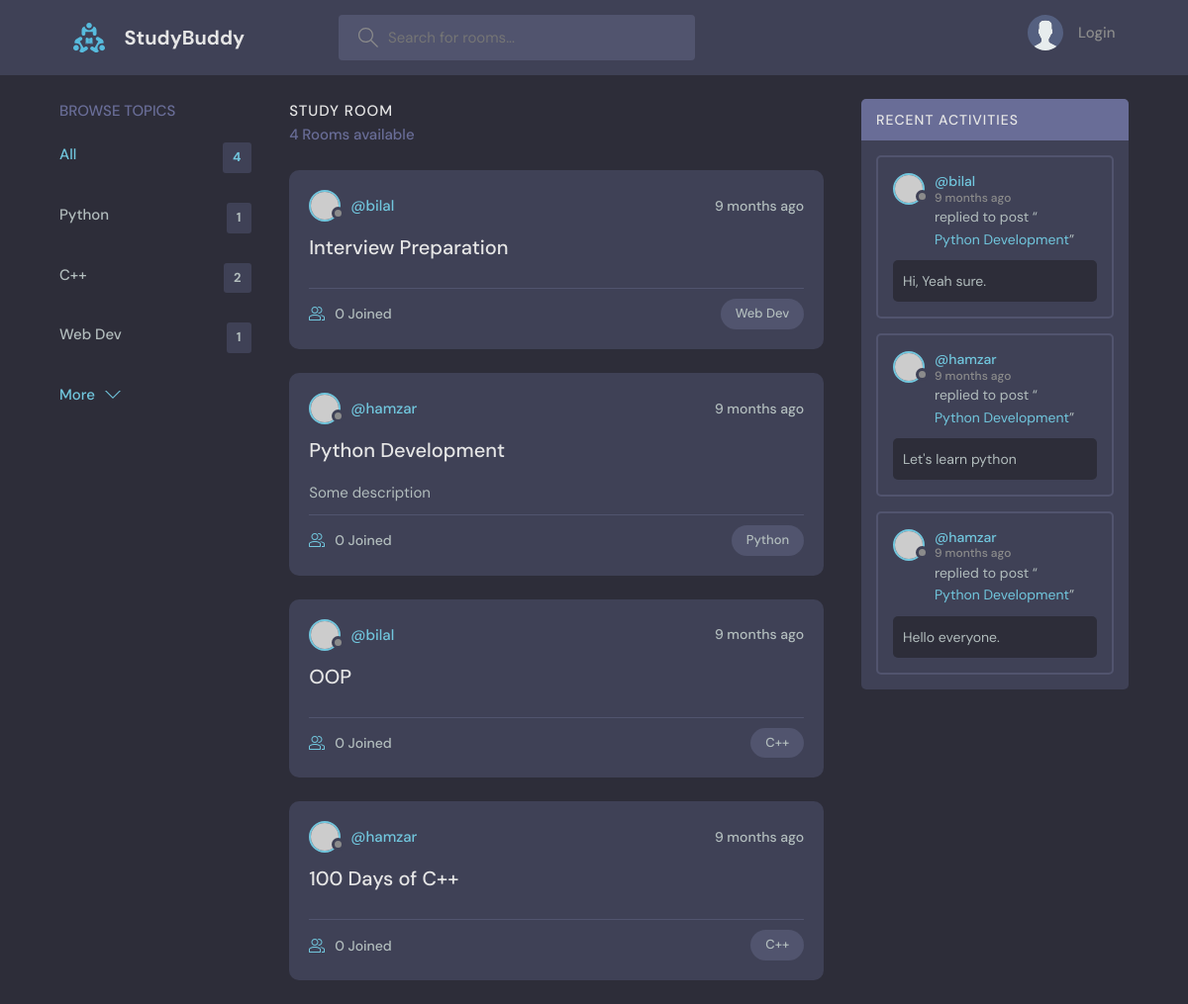
Before: / with the older database file.
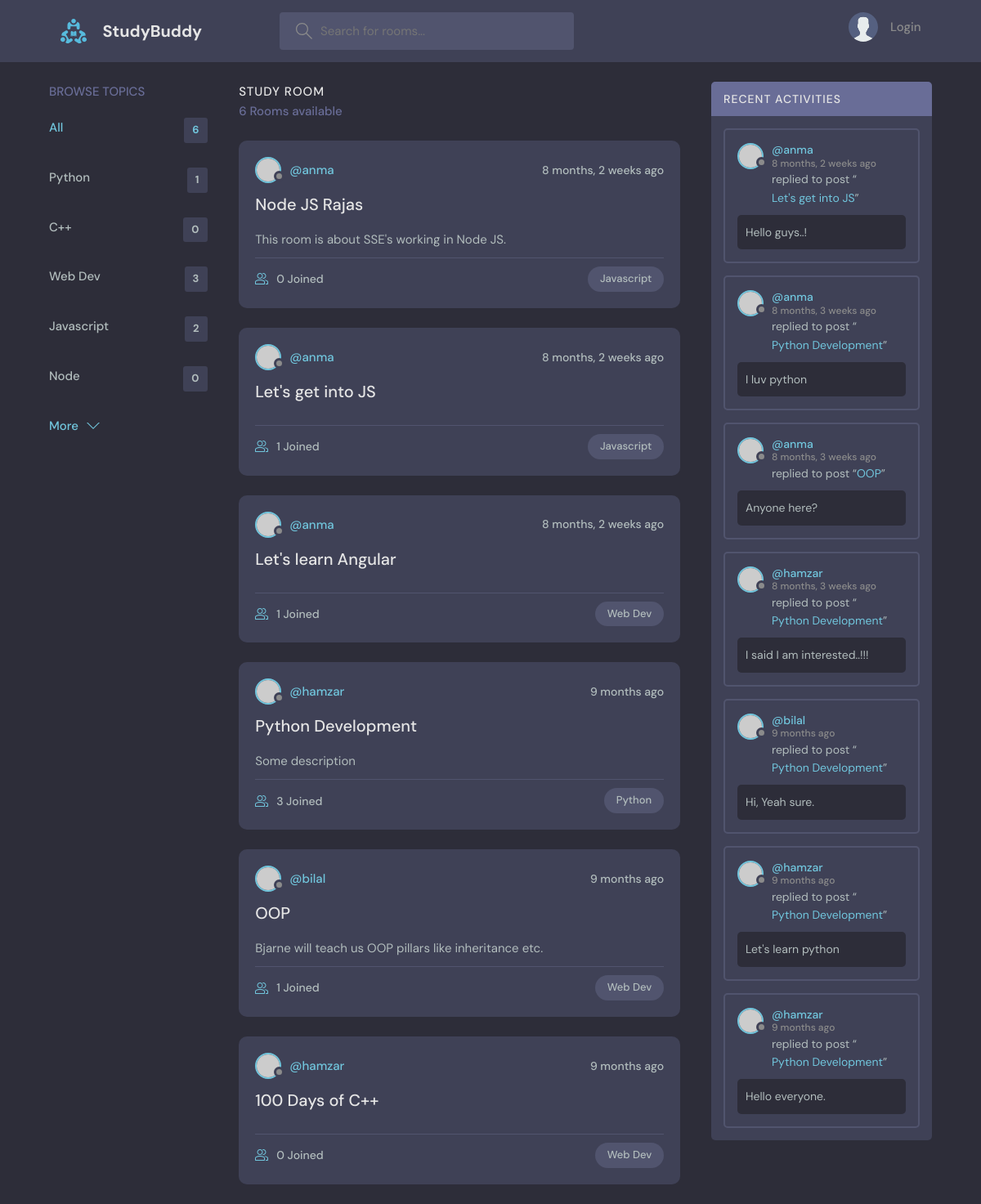
After: the same page with the newer database file.
### TestApp/models.py (models this page shows)
class Topic(models.Model):
    name=models.CharField(max_length=255)
    def __str__(self):
        return self.name

class Room(models.Model):
    topic=models.ForeignKey(Topic,on_delete=models.SET_NULL ,null=True)
    host=models.ForeignKey(User,on_delete=models.SET_NULL, null=True)
    participants=models.ManyToManyField(User,related_name='participants',blank=True)
    name=models.CharField(max_length=255)
    description=models.TextField(null=True, blank=True)
    updated_on=models.DateTimeField(auto_now=True)
    created_on=models.DateTimeField(auto_now_add=True)
    class Meta:
        ordering=['-updated_on','-created_on']
    def __str__(self):
        return self.name

class Message(models.Model):
    user=models.ForeignKey(User,on_delete=models.CASCADE)
    room=models.ForeignKey(Room,on_delete=models.CASCADE)
    body=models.TextField(null=False)
    updated_on=models.DateTimeField(auto_now=True)
    created_on=models.DateTimeField(auto_now_add=True)
    def __str__(self):
        return self.body[0:50]
    class Meta:
        ordering=['-updated_on','created_on']

### TestApp/views.py (the view)
# urls.py: path('', views.home,name='home'),
def home(request):
    q=request.GET.get('q') if request.GET.get('q') != None else ''
    rooms=Room.objects.filter(
        Q(topic__name__icontains=q) |
        Q(name__icontains=q) |
        Q(description__icontains=q)
    )
    room_messages=Message.objects.filter(
        Q(room__topic__name__icontains=q)
    )
    topics=Topic.objects.all()
    total_rooms=Room.objects.all().count()
    context={'rooms':rooms,'topics':topics, 'room_messages':room_messages,'total_rooms':total_rooms}
    return render(request,'TestApp/HomePage.html',context=context)

### TestApp/templates/TestApp/HomePage.html (shortened to what this page needs)
{% extends 'Main.html' %} {% block content %}
<main class="layout layout--3">
    <div class="container">
        {% include 'TestApp/topic_component.html' %}
        <div class="roomList">
            <div class="roomList__header">
                <div>
                    <h2>Study Room</h2>
                    <p>{{rooms.count}} Rooms available</p>
                </div>
            </div>
            {% include 'TestApp/feed_component.html' %}
        </div>
        {% include 'TestApp/activity_component.html' %}
    </div>
</main>
{% endblock content %}

### TestApp/templates/TestApp/topic_component.html
<div class="topics">
    <div class="topics__header">
        <h2>Browse Topics</h2>
    </div>
    <ul class="topics__list">
        <li>
            <a href="{% url 'home' %}" class="active">All <span>{{total_rooms}}</span></a>
        </li>
        {% for topic in topics %}
        <li>
            <a href="{% url 'home' %}?q={{topic.name}}">{{topic.name}} <span>{{topic.room_set.all.count}} </span></a>
        </li>
        {% endfor %}
    </ul>
    <a class="btn btn--link" href="topics.html">
        More
        <svg version="1.1" xmlns="http://www.w3.org/2000/svg" width="32" height="32" viewBox="0 0 32 32">
            <title>chevron-down</title>
            <path d="M16 21l-13-13h-3l16 16 16-16h-3l-13 13z"></path>
        </svg>
    </a>
</div>

### TestApp/templates/TestApp/feed_component.html (shortened to what this page needs)
{% for room in rooms %}
<div class="roomListRoom">
    <div class="roomListRoom__header">
        <a href="{% url 'user-profile' room.host.id %}" class="roomListRoom__author">
            <div class="avatar avatar--small">
                <img src="https://randomuser.me/api/portraits/women/11.jpg" />
            </div>
            <span>@{{room.host}}</span>
        </a>
        <div class="roomListRoom__actions">
            <span>{{room.created_on | timesince}} ago</span>
        </div>
    </div>
    <div class="roomListRoom__content">
        <a href="{% url 'room' room.id %}">{{room.name}}</a>
        <p>{{room.description}}</p>
    </div>
    <div class="roomListRoom__meta">
        <a href="{% url 'room' room.id %}" class="roomListRoom__joined">
            {{room.participants.count}} Joined
        </a>
        <p class="roomListRoom__topic">{{room.topic}}</p>
    </div>
</div>
{% endfor %}

### TestApp/templates/TestApp/activity_component.html (shortened to what this page needs)
<div class="activities">
    <div class="activities__header">
        <h2>Recent Activities</h2>
    </div>
    {% for message in room_messages %}
    <div class="activities__box">
        <div class="activities__boxHeader roomListRoom__header">
            <a href="{% url 'user-profile' message.user.id %}" class="roomListRoom__author">
                <div class="avatar avatar--small">
                    <img src="https://randomuser.me/api/portraits/women/11.jpg" />
                </div>
                <p>
                    @{{message.user}}
                    <span>{{message.created_on | timesince}} ago</span>
                </p>
            </a>
        </div>
        <div class="activities__boxContent">
            <p>replied to post “<a href="{% url 'room' message.room.id %}">{{message.room}}</a>”</p>
            <div class="activities__boxRoomContent">{{message}}</div>
        </div>
    </div>
    {% endfor %}
</div>

Changed rows visible on the page:
removed Room: host "bilal", created_on "9 months", name "Interview Preparation", participants.count "0", topic "Web Dev"
computed for Topic (number 2 of 5 on the later page): room_set.all.count "2" → "0"
computed for Topic "Web Dev": room_set.all.count "1" → "3"
added Topic: name "Javascript", room_set.all.count "2"
added Topic: name "Node", room_set.all.count "0"
added Room: host "anma", created_on "8 months, 2 weeks", name "Node JS Rajas", description "This room is about SSE's working in Node JS.", participants.count "0", topic "Javascript"
added Room: host "anma", created_on "8 months, 2 weeks", name "Let's get into JS", participants.count "1", topic "Javascript"
added Room: host "anma", created_on "8 months, 2 weeks", name "Let's learn Angular", participants.count "1", topic "Web Dev"
changed Room "Python Development": participants.count "0" → "3"
changed Room "OOP": description (not shown) → "Bjarne will teach us OOP pillars like inheritance etc."; participants.count "0" → "1"; topic "C++" → "Web Dev"
changed Room "100 Days of C++": topic "C++" → "Web Dev"
added Message: user "anma", created_on "8 months, 2 weeks", room "Let's get into JS", body "Hello guys..!"
added Message: user "anma", created_on "8 months, 3 weeks", room "Python Development", body "I luv python"
added Message: user "anma", created_on "8 months, 3 weeks", room "OOP", body "Anyone here?"
added Message: user "hamzar", created_on "8 months, 3 weeks", room "Python Development", body "I said I am interested..!!!"
Other visible differences:
{{ total_rooms }}: "4" → "6"
{{ rooms.count }}: "4" → "6"
